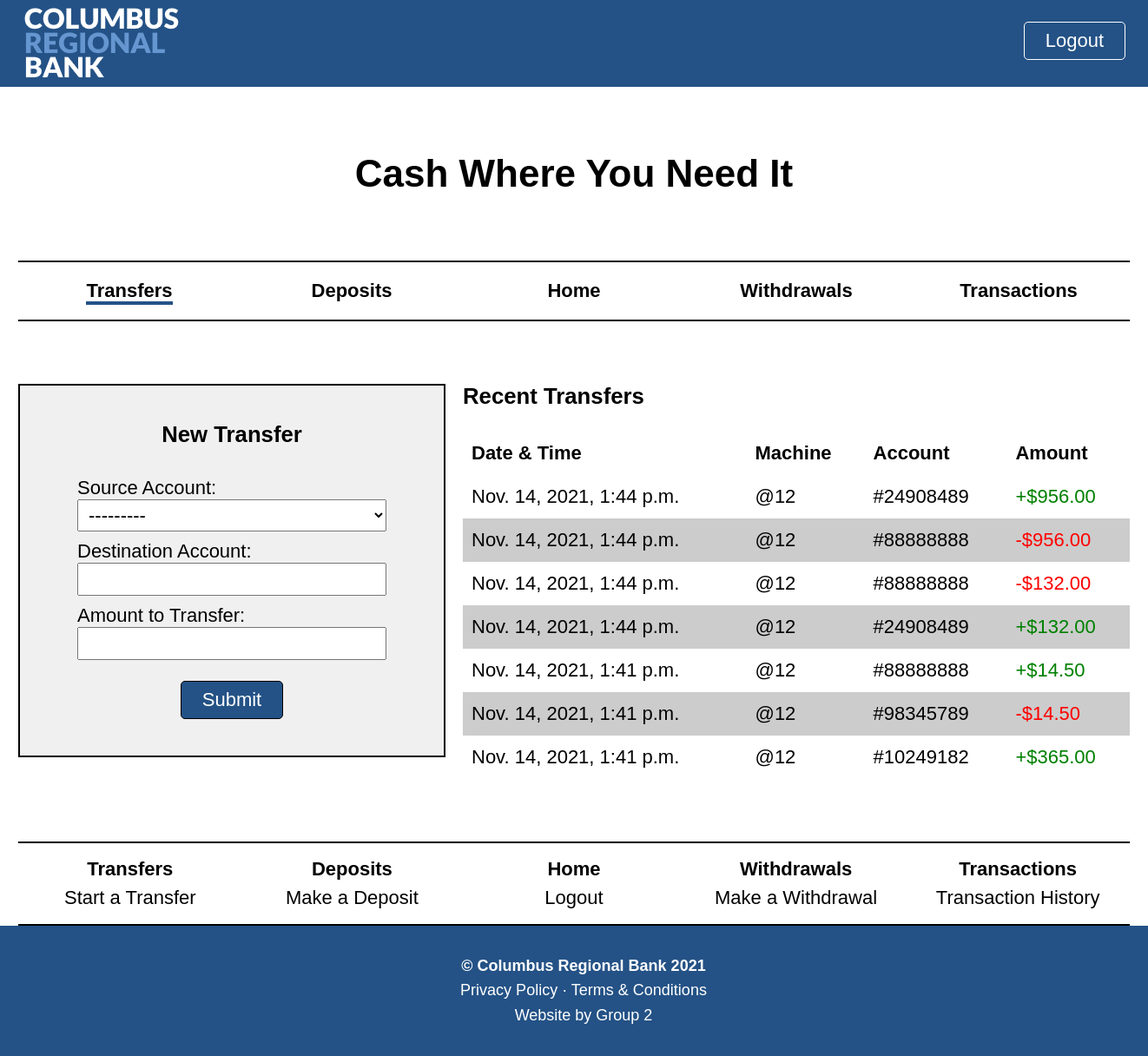
Page /transfer/ (signed in) on the committed database.
### customers/models.py (models this page shows, shortened)
class Transaction(models.Model):
    user = models.ForeignKey(
        User,
        related_name = "transaction",
        verbose_name = "User",
        on_delete = models.DO_NOTHING,
        blank = False
    )
    machine = models.ForeignKey(
        Machine,
        related_name = "transaction",
        verbose_name = "ATM",
        on_delete = models.DO_NOTHING,
        blank = False
    )
    account = models.ForeignKey(
        Account,
        related_name = "transaction",
        verbose_name = "Account",
        on_delete = models.DO_NOTHING,
        blank = False
    )
    date_time = models.DateTimeField(
        verbose_name = "Time of Transaction",
        default = timezone.now,
        blank = False
    )
    amount = models.DecimalField(
        verbose_name = "Transaction Amount",
        max_digits = 19,
        decimal_places = 2,
        blank = False,
        validators = [MinValueValidator(0.01), MaxValueValidator(1000000000)]
    )
    category = models.CharField(
        verbose_name = "Transaction Type",
        max_length = 15,
        blank = False
    )
    positive = models.BooleanField(
        verbose_name = "Positive Change",
        default = True,
        blank = False
    )

class Account(models.Model):
    user = models.ForeignKey(
        User,
        related_name = "account",
        verbose_name = "User",
        help_text = "The user associated with this account.",
        default = None,
        on_delete = models.DO_NOTHING
        )
    number = models.CharField(
        verbose_name = "Account Number",
        help_text = "The number associated with this account.",
        max_length = 8,
        blank = False,
        unique = True,
        primary_key = True,
        validators = [RegexValidator(regex = "^(1-)?\d{8}$", message = "Field must contain 8 digits.")]
        )
    name = models.CharField(
        verbose_name = "Account Name",
        help_text = "The name of this account.",
        max_length = 150,
        blank = False
        )
    phone_number = models.CharField(
        verbose_name = "Phone Number",
        help_text = "The phone number associated with this account. Use format: XXX-XXX-XXXX.",
        max_length = 13,
        blank = False,
        validators = [RegexValidator(regex = "^(1-)?\d{3}-\d{3}-\d{4}$", message = "Phone number not in required format.")]
        )
    balance = models.DecimalField(
        verbose_name = "Balance",
        help_text = "The monetary balance of this account.",
        max_digits = 19,
        decimal_places = 2,
        default = 0.00,
        blank = False,
        validators = [MinValueValidator(-1000000000), MaxValueValidator(1000000000)]
        )
    def __str__(self):
        return f"#{self.number} ({self.name})"

### machines/models.py (models this page shows, shortened)
class Machine(models.Model):
    address = models.CharField(
        verbose_name = "ATM Location",
        help_text = "The address associated with this ATM.",
        max_length = 150,
        blank = False
        )
    status = models.BooleanField(
        verbose_name = "Active",
        help_text = "The current status of this ATM.",
        default = True
        )
    minimum = models.DecimalField(
        verbose_name = "Minimum Balance",
        help_text = "The minimum balance allowed on this ATM.",
        max_digits = 19,
        decimal_places = 2,
        default = 0.00,
        blank = False,
        validators = [MinValueValidator(0.01), MaxValueValidator(1000000000)]
        )
    balance = models.DecimalField(
        verbose_name = "Balance",
        help_text = "The current monetary balance of this ATM.",
        max_digits = 19,
        decimal_places = 2,
        default = 0.00,
        blank = False,
        validators = [MinValueValidator(0.01), MaxValueValidator(1000000000)]
        )
    maintenance = models.DateField(
        verbose_name = "Maintenance Date",
        help_text = "The next date in which this ATM is to be maintenanced.",
        editable = True,
        blank = True
        )
    last_refill = models.DateField(
        verbose_name = "Last Refill Date",
        help_text = "The last date in which this ATM was refilled.",
        default = timezone.now,
        editable = True,
        blank = True
        )
    next_refill = models.DateField(
        verbose_name = "Next Refill Date",
        help_text = "The next date in which this ATM is to be refilled.",
        editable = True,
        blank = True
        )
    x = models.PositiveIntegerField(
        verbose_name = "X-Axis Position",
        help_text = "This ATM's x-axis position on the map.",
        default = 1,
        validators = [MaxValueValidator(1920)]
    )
    y = models.PositiveIntegerField(
        verbose_name = "Y-Axis Position",
        help_text = "This ATM's y-axis position on the map.",
        default = 1,
        validators = [MaxValueValidator(960)]
    )

### customers/views.py (the view, shortened to what this page needs)
# urls.py: path("transfer/", transferView, name = "transfer"),
@login_required(login_url = "machines:login")
def transferView(request, number = ""):
    accounts = Account.objects.filter(user = request.user)
    transactions = Transaction.objects.order_by("-date_time").filter(category = "Transfer").filter(user = request.user)[:7]
    form = transferForm(request.POST or None)
    form.fields["account"].queryset = accounts
    context = {
        "form": form,
        "selected": number,
        "accounts": accounts,
        "transactions": transactions,
        "messages": messages.get_messages(request),
        "header": "Cash Where You Need It",
        "title": "New Transfer",
        "type": "transfers",
        "button": "Submit",
        "sections": ["form.html", "transactions/simple.html"]
    }
    return render(request, "customers/index.html", context)

### customers/forms.py (shortened to what this page needs)
class transferForm(forms.ModelForm):
    dest = forms.CharField(
        label = "Destination Account",
        max_length = 8
    )
    class Meta:
        model = Transaction
        fields = ["account", "dest", "amount"]
        labels = {
            "account": "Source Account",
            "amount": "Amount to Transfer"
        }

### templates/customers/index.html (shortened to what this page needs)
{% extends 'base/core.html' %}
{% block content %}
	<main class="wrapper">
		<header id="title">
			<h1>{{ header }}</h1>
		</header>
		{% include 'customers/navigation.html' %}
		<section id="index" class="wrapper">
            {% for section in sections %}
                {% include 'customers/'|add:section %}
            {% endfor %}
		</section>
	</main>
	{% include 'customers/menu.html' %}
{% endblock %}

### templates/customers/transactions/simple.html
<section id="transactions" class="text-left">
    <h3>Recent {{ type|capfirst }}</h3><br>
    {% if transactions.count == 0 %}
        <p>No recent {{ type }} to show.</p>
    {% else %}
        <table>
            <tr>
                <th>Date & Time</th>
                <th>Machine</th>
                <th>Account</th>
                <th>Amount</th>
            </tr>
            {% for tr in transactions %}
                {% if forloop.counter|divisibleby:2 %}
                    <tr class="gray">
                {% else %}
                    <tr class="white">
                {% endif %}
                        <td>{{ tr.date_time }}</td>
                        <td>@{{ tr.machine.id }}</td>
                        <td>#{{ tr.account.number }}</td>
                        {% if tr.positive %}
                            <td class="green">+${{ tr.amount }}</td>
                        {% else %}
                            <td class="red">-${{ tr.amount }}</td>
                        {% endif %}
                    </tr>
            {% endfor %}
        </table>
    {% endif %}
</section>

### static/external.css (style rules this page uses)
* { box-sizing: border-box; padding: 0; margin: 0; }
body { background-color: #FFFFFF; position: relative; font-family: Arial, Calibri; min-height: 100vh; }
body, a { text-align: center; font-size: 22px; color: #000000; }
header { background-color: #245286; width: 100%; min-height: 100px; }
.wrapper { margin: 0 auto; width: 1280px; }
#title { background-color: #FFFFFF; padding: 75px; }
#index { display: flex; overflow: hidden; }
#index section { display: block; min-height: 100%; }
table { width: 100%; }
form label { display: block; margin-top: 10px; }
form input, form select, form option { width: 100%; padding: 4px 8px; font-size: 22px; cursor: pointer; }
#transactions { background-color: #FFFFFF; border: none; width: 100%; padding: 72px 0; }
#transactions table { border-collapse: collapse; }
#transactions tr { height: 50px; }
#transactions th, #transactions td { padding: 0px 10px; min-width: 10%; }
.text-left { text-align: left; }
.green { color: green; }
.red { color: red; }
.gray { background-color: #cccccc; }
.white { background-color: #ffffff; }

### rows in the picture
Transaction: date_time "Nov. 14, 2021, 1:44 p.m.", machine.id "12", account.number "24908489", amount "956.00"
Transaction: date_time "Nov. 14, 2021, 1:44 p.m.", machine.id "12", account.number "88888888", amount "956.00"
Transaction: date_time "Nov. 14, 2021, 1:44 p.m.", machine.id "12", account.number "88888888", amount "132.00"
Transaction: date_time "Nov. 14, 2021, 1:44 p.m.", machine.id "12", account.number "24908489", amount "132.00"
Transaction: date_time "Nov. 14, 2021, 1:41 p.m.", machine.id "12", account.number "88888888", amount "14.50"
Transaction: date_time "Nov. 14, 2021, 1:41 p.m.", machine.id "12", account.number "98345789", amount "14.50"
Transaction: date_time "Nov. 14, 2021, 1:41 p.m.", machine.id "12", account.number "10249182", amount "365.00"

### other values in the picture
{{ header }} "Cash Where You Need It"
{{ title }} "New Transfer"
{{ field.label_tag }} "Source Account:" "Destination Account:" "Amount to Transfer:"
{{ button }} "Submit"
{{ type|capfirst }} "Transfers"
